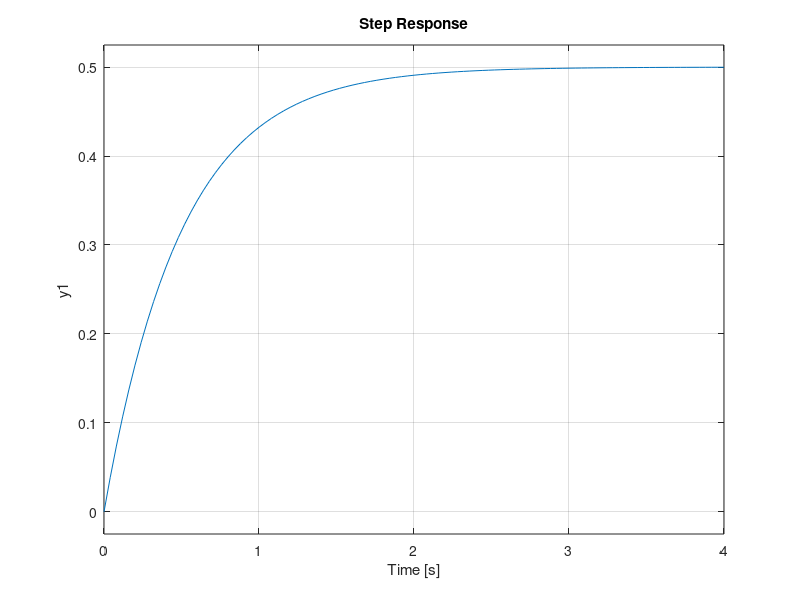
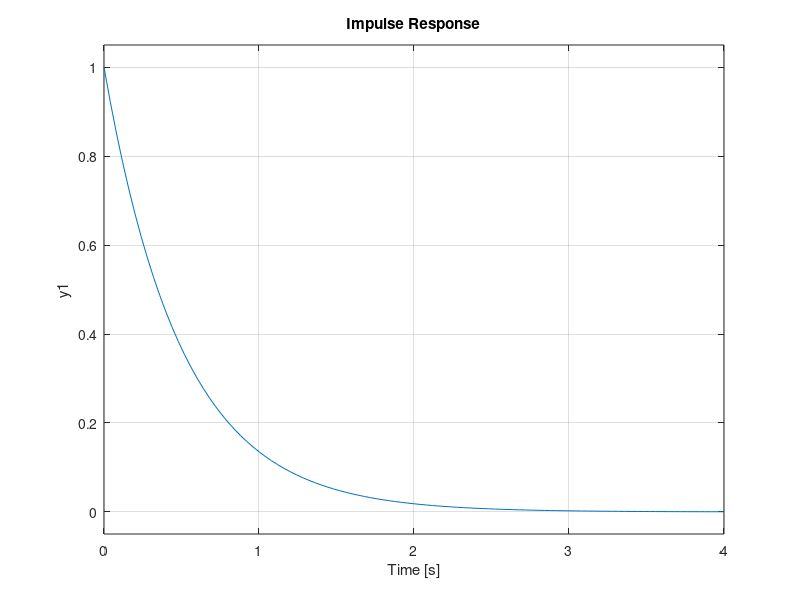
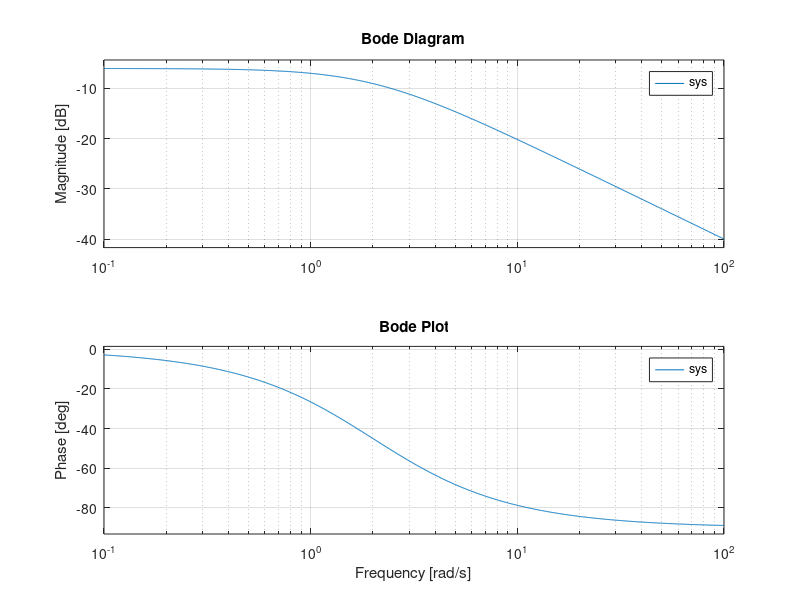
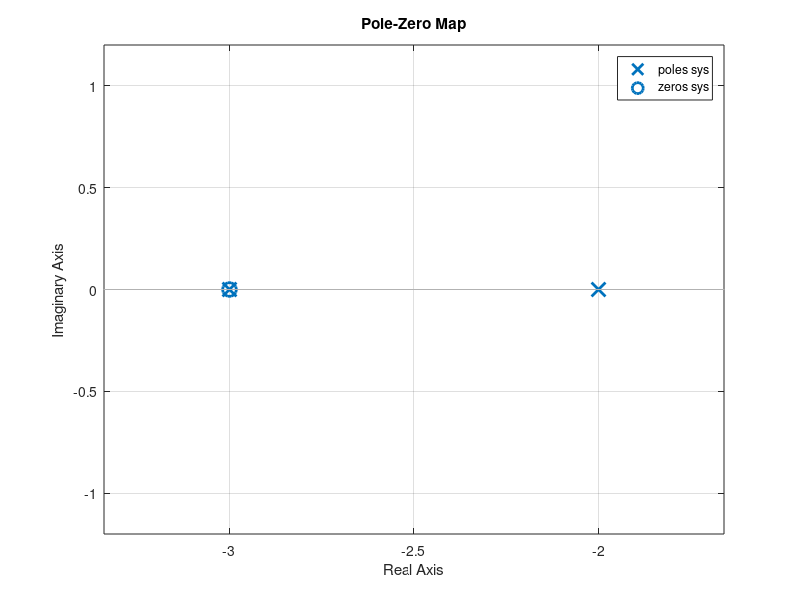

Source code (MATLAB) for these figures, in order:
%type: pkg load control , to load the control package
% Define numerator and denominator polynomials
num = [1, 3];             % s + 3 (numerator)
den = [1, 5, 6];          % s^2 + 5s + 6 (denominator)

% Create the transfer function system
sys = tf(num, den)

% Step response analysis
figure;
step(sys);
title('Step Response');

% Impulse response
figure;
impulse(sys);
title('Impulse Response');

% Bode plot (frequency response)
figure;
bode(sys);
title('Bode Plot');

% Pole-zero map
figure;
pzmap(sys);
title('Pole-Zero Map');

% Time domain simulation with custom input
t = 0:0.01:10;            % Time vector
u = sin(t);               % Input signal (sine wave)
[y, t] = lsim(sys, u, t); % Simulate response

figure;
plot(t, u, 'b', t, y, 'r');
legend('Input', 'Output');
title('System Response to Sine Input');
